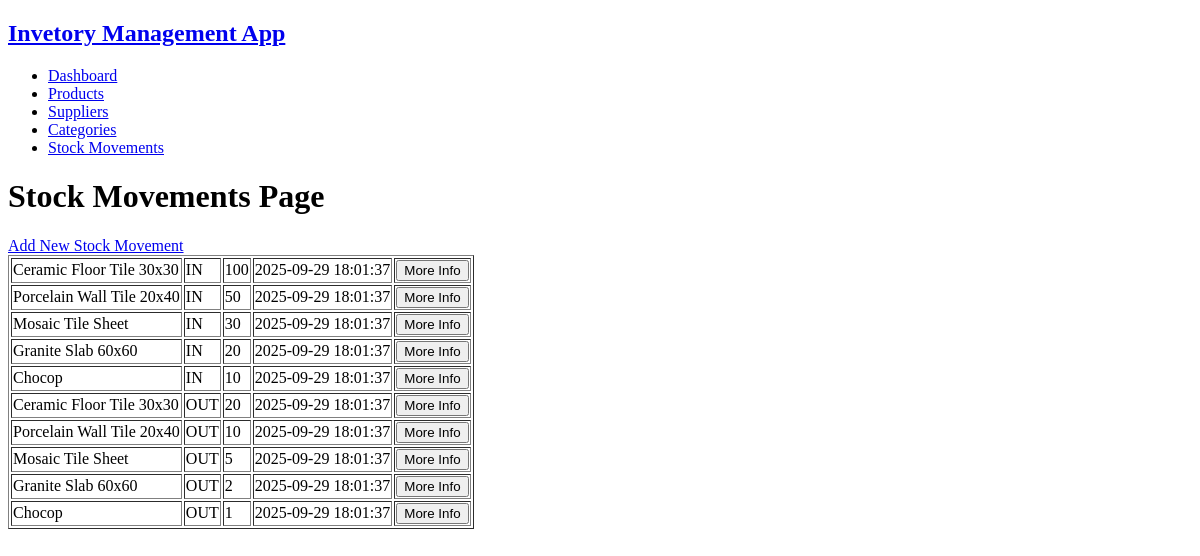
Page /stock_movements on the earlier database version.
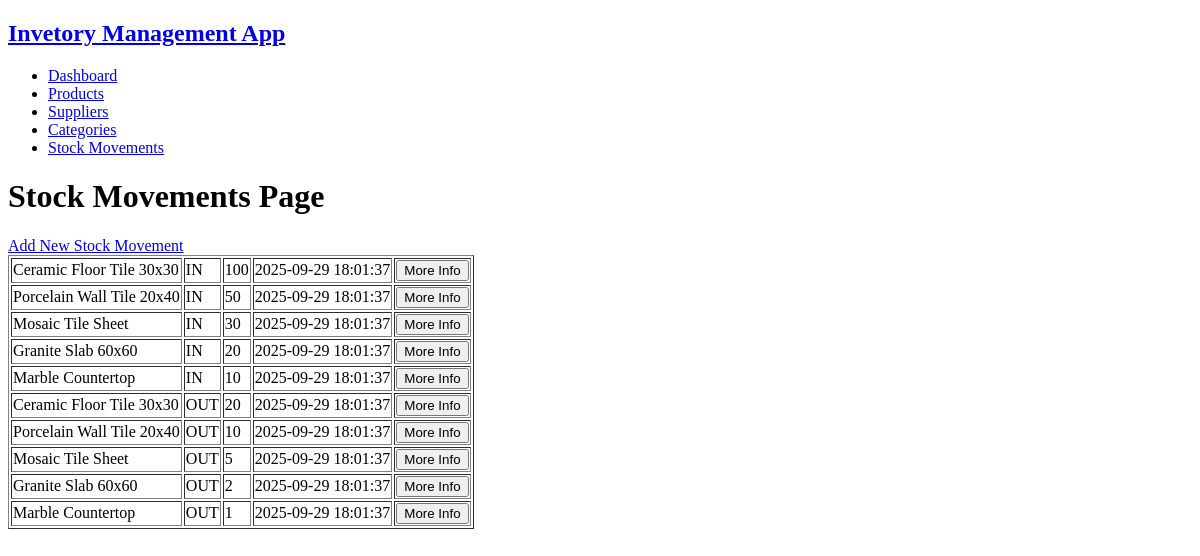
Same page on the later database version.
### tables this page shows
CREATE TABLE `stock_movements` (
  `stock_movement_id` int(11) NOT NULL,
  `product_id` int(11) NOT NULL,
  `movement_quantity` int(11) NOT NULL,
  `movement_type` enum('IN','OUT') NOT NULL,
  `movement_date` timestamp NOT NULL DEFAULT current_timestamp()
);

CREATE TABLE `products` (
  `product_id` int(11) NOT NULL,
  `product_name` varchar(50) NOT NULL,
  `category_id` int(11) DEFAULT NULL,
  `supplier_id` int(11) NOT NULL,
  `product_quantity` int(11) NOT NULL,
  `product_price` decimal(10,2) NOT NULL
);

### app/models/stock_movement.model.php (called while the page is built, shortened)
<?php
function getAllStockMovements(mysqli $connect): array
{
    $sql = "
        SELECT
            s.stock_movement_id,
            s.product_id,
            p.product_name,
            s.movement_quantity,
            s.movement_type,
            s.movement_date
        FROM stock_movements s
        JOIN products p
        ON s.product_id = p.product_id;
    ";
    $result = mysqli_query($connect, $sql);
    $stockMovements = mysqli_fetch_all($result, MYSQLI_ASSOC);
    return $stockMovements;
}

### app/views/stock_movement/stock_movements.view.php (the view, shortened to what this page needs)
<!DOCTYPE html>
<html lang="en">
<head>
</head>
<body>
    <?php require VIEWS_PATH . 'includes\header.php' ?>
    <?php require VIEWS_PATH . 'includes\navbar.php' ?>
    <h1>Stock Movements Page</h1>
    <a href="/stock_movements/add">Add New Stock Movement</a>
    <table border="1">
        <?php foreach ($stockMovements as $stockMovement):?>
            <tr>
                <td><?= $stockMovement['product_name'] ?></td>
                <td><?= $stockMovement['movement_type'] ?></td>
                <td><?= $stockMovement['movement_quantity'] ?></td>
                <td><?= $stockMovement['movement_date'] ?></td>
                <td>
                    <form action="/stock_movements/info" method="post">
                        <button type="submit">More Info</button>
                    </form>
                </td>
            </tr>
        <?php endforeach?>
    </table>
</body>
</html>

### index.php (shortened to what this page needs)
<?php
$uri = parse_url($_SERVER['REQUEST_URI']);
$routes = [
    '/'                     => CONTROLLERS_PATH . 'dashboard.controller.php',
    '/products'             => CONTROLLERS_PATH . 'product.controller.php',
    '/products/add'         => CONTROLLERS_PATH . 'product.controller.php',
    '/products/info'        => CONTROLLERS_PATH . 'product.controller.php',
    '/products/edit'        => CONTROLLERS_PATH . 'product.controller.php',
    '/suppliers'            => CONTROLLERS_PATH . 'supplier.controller.php',
    '/suppliers/add'        => CONTROLLERS_PATH . 'supplier.controller.php',
    '/suppliers/info'       => CONTROLLERS_PATH . 'supplier.controller.php',
    '/suppliers/edit'       => CONTROLLERS_PATH . 'supplier.controller.php',
    '/categories'           => CONTROLLERS_PATH . 'category.controller.php',
    '/categories/add'       => CONTROLLERS_PATH . 'category.controller.php',
    '/categories/info'      => CONTROLLERS_PATH . 'category.controller.php',
    '/categories/edit'      => CONTROLLERS_PATH . 'category.controller.php',
    '/stock_movements'      => CONTROLLERS_PATH . 'stock_movement.controller.php',
    '/stock_movements/add'  => CONTROLLERS_PATH . 'stock_movement.controller.php',
    '/stock_movements/info' => CONTROLLERS_PATH . 'stock_movement.controller.php',
    '/stock_movements/edit' => CONTROLLERS_PATH . 'stock_movement.controller.php',
];
if (array_key_exists($uri['path'], $routes)) {
    require $routes[$uri['path']];
} else {
    abort();
}

### app/controllers/stock_movement.controller.php (shortened to what this page needs)
<?php
require DB_CONNECTION_PATH . 'db.php';
require (MODELS_PATH . 'stock_movement.model.php');
$path = $uri['path'];
if (strcmp($path, '/stock_movements') === 0) {
    $stockMovements = getAllStockMovements($connect);
    require VIEWS_PATH . 'stock_movement/stock_movements.view.php';
}

### app/views/includes/header.php
<header>
    <h2><a href="/">Invetory Management App</a></h2>
</header>

### app/views/includes/navbar.php
<aside>
    <ul>
        <li><a href="/">Dashboard</a></li>
        <li><a href="/products">Products</a></li>
        <li><a href="/suppliers">Suppliers</a></li>
        <li><a href="/categories">Categories</a></li>
        <li><a href="/stock_movements">Stock Movements</a></li>
    </ul>
</aside>

Differences in the rows shown:
changed through a linked row, stock_movements (number 5 of 10 on the later page): product.product_name "Chocop" → "Marble Countertop"
changed through a linked row, stock_movements (number 10 of 10 on the later page): product.product_name "Chocop" → "Marble Countertop"
